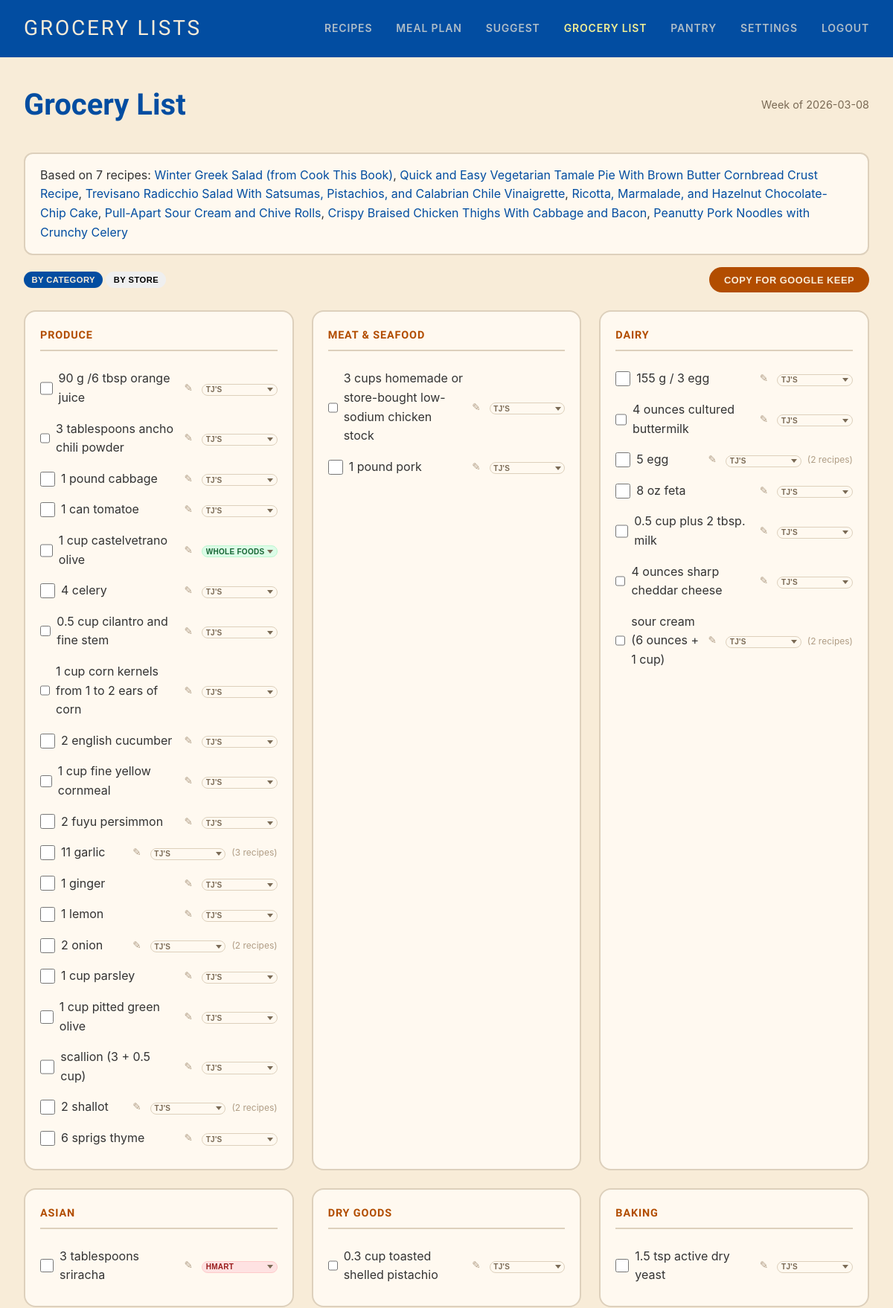
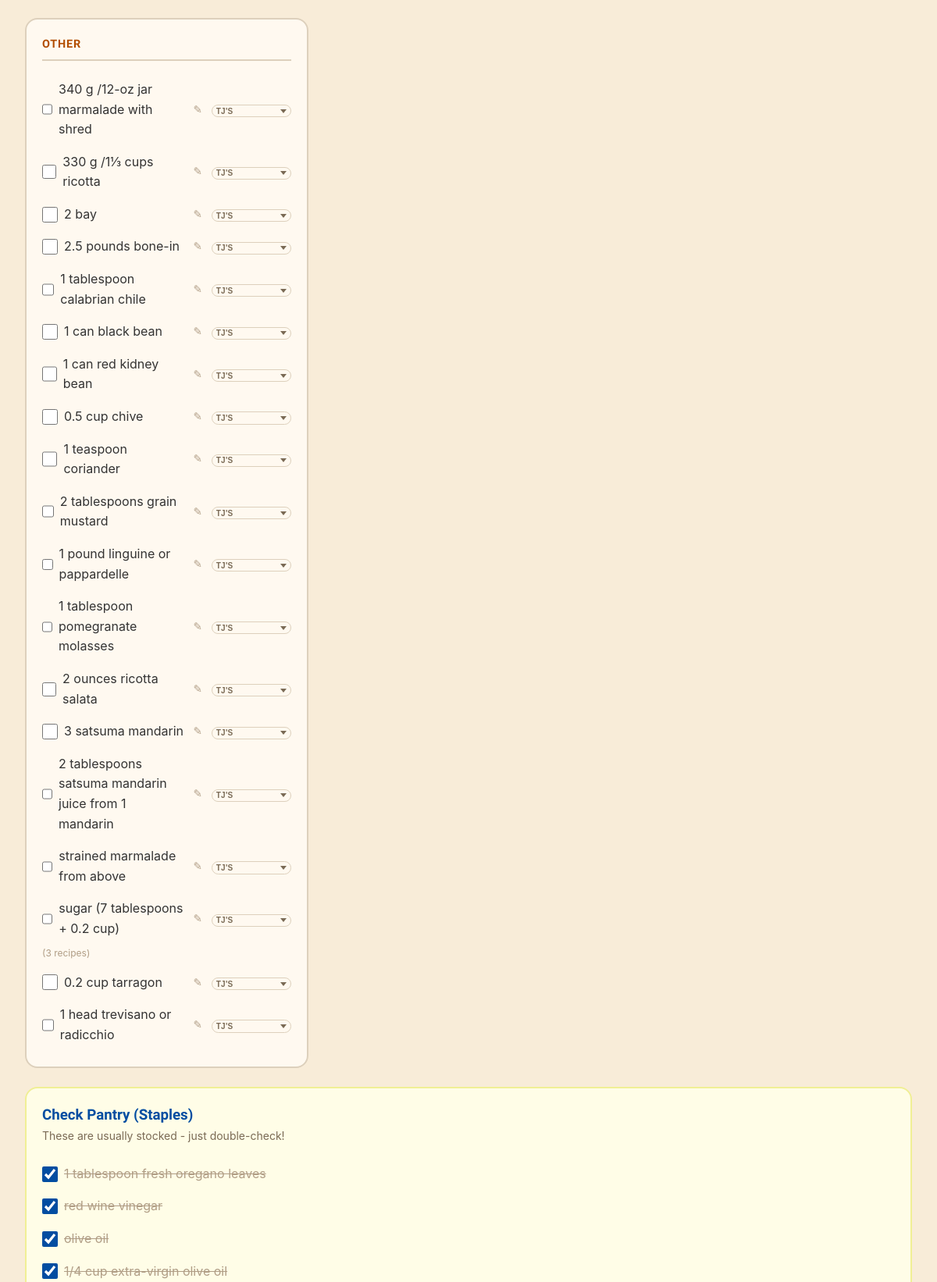
The page /grocery-list (signed in, upper part) on the database its author committed (2 pictures, top to bottom).
### tables this page shows
CREATE TABLE recipes (
            id INTEGER PRIMARY KEY AUTOINCREMENT,
            title TEXT NOT NULL,
            url TEXT,
            source TEXT,
            image_url TEXT,
            ingredients TEXT NOT NULL,  -- JSON array
            instructions TEXT,
            rating INTEGER DEFAULT 0,
            notes TEXT,
            tags TEXT,  -- JSON array
            date_added TEXT NOT NULL,
            last_made TEXT
        , is_favorite INTEGER DEFAULT 0);

CREATE TABLE ingredient_categories (
            id INTEGER PRIMARY KEY AUTOINCREMENT,
            pattern TEXT NOT NULL UNIQUE,
            category TEXT NOT NULL,
            store_preference TEXT
        );

CREATE TABLE ingredient_store_overrides (
            id INTEGER PRIMARY KEY AUTOINCREMENT,
            ingredient_pattern TEXT NOT NULL UNIQUE,
            store TEXT NOT NULL
        );

### app.py (the view)
@app.route('/grocery-list')
@login_required
def grocery_list():
    week_start = request.args.get('week', get_week_start())
    plan = get_meal_plan(week_start)
    if not plan:
        return render_template('grocery_list.html',
                             grocery_list=None, week_start=week_start, plan=[])
    already_generated = has_grocery_list_been_generated(week_start)
    grocery_data = generate_grocery_list(plan, apply_decrements=not already_generated)
    if not already_generated:
        mark_grocery_list_generated(week_start)
        record_pairings_from_meal_plan(week_start)
    return render_template('grocery_list.html',
                         grocery_list=grocery_data, week_start=week_start, plan=plan)

### app.py (called while the page is built)
def login_required(f):
    @wraps(f)
    def decorated(*args, **kwargs):
        if not session.get('authenticated'):
            return redirect(url_for('login', next=request.url))
        return f(*args, **kwargs)
    return decorated

### database.py (called while the page is built)
def get_db():
    conn = sqlite3.connect(DATABASE_PATH)
    conn.row_factory = sqlite3.Row
    return conn

def _row_to_recipe(row):
    return {
        'id': row['id'],
        'title': row['title'],
        'url': row['url'],
        'source': row['source'],
        'image_url': row['image_url'],
        'ingredients': json.loads(row['ingredients']),
        'instructions': row['instructions'],
        'rating': row['rating'],
        'notes': row['notes'],
        'tags': json.loads(row['tags']) if row['tags'] else [],
        'date_added': row['date_added'],
        'last_made': row['last_made'],
        'is_favorite': bool(row['is_favorite']) if row['is_favorite'] else False
    }

def get_staples():
    conn = get_db()
    cursor = conn.cursor()
    cursor.execute("SELECT * FROM pantry_staples ORDER BY category, ingredient_name")
    rows = cursor.fetchall()
    conn.close()
    return [dict(row) for row in rows]

def is_staple(ingredient_name):
    import re
    conn = get_db()
    cursor = conn.cursor()
    normalized = ingredient_name.lower().strip()
    cursor.execute(
        "SELECT 1 FROM pantry_staples WHERE LOWER(ingredient_name) = ?",
        (normalized,)
    )
    if cursor.fetchone():
        conn.close()
        return True
    cursor.execute("SELECT ingredient_name FROM pantry_staples")
    rows = cursor.fetchall()
    conn.close()
    for row in rows:
        staple = row['ingredient_name'].lower()
        if re.search(r'\b' + re.escape(staple) + r'\b', normalized):
            return True
    return False

def get_quantity_staple_by_name(ingredient_name):
    import re
    conn = get_db()
    cursor = conn.cursor()
    normalized = ingredient_name.lower().strip()
    cursor.execute(
        "SELECT * FROM pantry_staples WHERE track_quantity = 1 AND LOWER(ingredient_name) = ?",
        (normalized,)
    )
    row = cursor.fetchone()
    if row:
        conn.close()
        return dict(row)
    cursor.execute("SELECT * FROM pantry_staples WHERE track_quantity = 1")
    rows = cursor.fetchall()
    conn.close()
    for row in rows:
        staple = row['ingredient_name'].lower()
        if re.search(r'\b' + re.escape(staple) + r'\b', normalized):
            return dict(row)
    return None

### templates/grocery_list.html (shortened to what this page needs)
{% extends "base.html" %}
{% block content %}
<div class="page-header">
    <h1>Grocery List</h1>
    <p class="subtitle">Week of {{ week_start }}</p>
</div>
{% if not plan %}
<div class="empty-state">
    <img src="{{ url_for('static', filename='icons/Milk-Carton--Streamline-Plump.png') }}" alt="" class="empty-icon">
    <p>No recipes in your meal plan for this week.</p>
    <a href="{{ url_for('meal_plan', week=week_start) }}" class="btn btn-primary">Plan Your Meals</a>
</div>
{% else %}
<div class="grocery-header">
    <p>Based on {{ plan|length }} recipes:
        {% for recipe in plan %}
        <a href="{{ url_for('recipe_detail', recipe_id=recipe.id) }}">{{ recipe.title }}</a>{% if not loop.last %}, {% endif %}
        {% endfor %}
    </p>
</div>
<div class="grocery-controls">
    <div class="view-toggle">
        <button class="btn btn-small active" onclick="showView('category')">By Category</button>
        <button class="btn btn-small" onclick="showView('store')">By Store</button>
    </div>
    <button class="btn btn-primary" onclick="copyToClipboard()">Copy for Google Keep</button>
</div>
<div id="category-view" class="grocery-view">
    {% for category, items in grocery_list.by_category.items() %}
    <div class="grocery-category">
        <h3>{{ category }}</h3>
        <ul class="grocery-items">
            {% for item in items %}
            <li class="grocery-item">
                <label>
                    <input type="checkbox" class="grocery-checkbox">
                    <span class="item-text{% if item.has_name_override %} name-corrected{% endif %}">{{ item.display if item.display else item.name }}</span>
                </label>
                <button type="button" class="name-edit-btn" onclick="toggleNameEdit('cat-{{ category|replace(' ', '')|replace('&', '') }}-{{ loop.index0 }}')" title="Edit ingredient name">&#9998;</button>
                <form method="POST" action="{{ url_for('set_grocery_store') }}" class="store-select-form">
                    <select name="store" class="store-select store-select-{{ item.store|lower|replace(' ', '-')|replace("'", '') }}" onchange="this.form.submit()">
                        <option value="Trader Joe's" {% if item.store == "Trader Joe's" %}selected{% endif %}>TJ's</option>
                        <option value="Whole Foods" {% if item.store == "Whole Foods" %}selected{% endif %}>Whole Foods</option>
                        <option value="HMart" {% if item.store == "HMart" %}selected{% endif %}>HMart</option>
                    </select>
                </form>
                {% if item.recipes|length > 1 %}
                <span class="recipe-count">({{ item.recipes|length }} recipes)</span>
                {% endif %}
            </li>
            {% endfor %}
        </ul>
    </div>
    {% endfor %}
</div>
{% if grocery_list.staples_to_check %}
<div class="grocery-section staples">
    <h3>Check Pantry (Staples)</h3>
    <p class="section-note">These are usually stocked - just double-check!</p>
    <ul class="grocery-items">
        {% set seen = [] %}
        {% for item in grocery_list.staples_to_check %}
        {% if item.name|lower not in seen %}
        <li class="grocery-item staple">
            <label>
                <input type="checkbox" class="grocery-checkbox" checked>
                <span class="item-text">{{ item.raw }}</span>
            </label>
        </li>
        {% set _ = seen.append(item.name|lower) %}
        {% endif %}
        {% endfor %}
    </ul>
</div>
{% endif %}
{% endif %}
{% endblock %}

### static/style.css (style rules this page uses)
* { box-sizing: border-box; margin: 0; padding: 0; }
body { font-family: -apple-system, BlinkMacSystemFont, 'Segoe UI', Roboto, Oxygen, Ubuntu, sans-serif; line-height: 1.6; color: #333; background: #F8ECD8; }
a { color: #024DA1; text-decoration: none; }
h1, h2, h3 { color: #024DA1; font-family: 'Baumans', -apple-system, BlinkMacSystemFont, sans-serif; }
.btn { display: inline-block; padding: 0.6rem 1.25rem; border-radius: 30px; border: none; cursor: pointer; font-size: 0.8rem; font-weight: 700; text-transform: uppercase; letter-spacing: 0.04em; transition: all 0.25s; text-align: center; }
.btn-primary { background: #B24D00; color: #F8ECD8; }
.btn-small { padding: 0.3rem 0.65rem; font-size: 0.7rem; }
.page-header { display: flex; justify-content: space-between; align-items: center; margin-bottom: 2rem; flex-wrap: wrap; gap: 1rem; }
.page-header h1 { font-size: 2.5rem; }
.subtitle { color: #7a6a55; font-size: 0.9rem; }
.grocery-header { background: #FFF9F0; padding: 1rem 1.25rem; border-radius: 12px; margin-bottom: 1rem; border: 2px solid #DDD0BC; }
.grocery-controls { display: flex; justify-content: space-between; align-items: center; margin-bottom: 1.5rem; flex-wrap: wrap; gap: 1rem; }
.view-toggle { display: flex; gap: 0.25rem; }
.view-toggle .btn.active { background: #024DA1; color: #F8ECD8; }
.grocery-view { display: grid; grid-template-columns: repeat(auto-fill, minmax(300px, 1fr)); gap: 1.5rem; }
.grocery-category, .grocery-store { background: #FFF9F0; padding: 1.25rem; border-radius: 16px; border: 2px solid #DDD0BC; }
.grocery-category h3, .grocery-store h3 { font-size: 0.9rem; color: #B24D00; text-transform: uppercase; letter-spacing: 0.06em; font-weight: 700; margin-bottom: 1rem; padding-bottom: 0.5rem; border-bottom: 2px solid #DDD0BC; }
.grocery-items { list-style: none; }
.grocery-item { padding: 0.5rem 0; display: flex; align-items: center; gap: 0.5rem; flex-wrap: wrap; }
.grocery-item label { display: flex; align-items: center; gap: 0.5rem; flex: 1; cursor: pointer; }
.grocery-checkbox { width: 1.25rem; height: 1.25rem; accent-color: #024DA1; }
.grocery-checkbox:checked + .item-text { text-decoration: line-through; color: #B09D85; }
.recipe-count { font-size: 0.75rem; color: #B09D85; }
.grocery-section { background: #FFF9F0; padding: 1.25rem; border-radius: 16px; margin-top: 1.5rem; border: 2px solid #DDD0BC; }
.grocery-section.staples { background: #FFFDE7; border-color: #F0EF95; }
.section-note { font-size: 0.875rem; color: #7a6a55; margin-bottom: 1rem; }
.staple .item-text { color: #7a6a55; }
.store-select-form { display: inline; }
.store-select { font-size: 0.625rem; padding: 0.1rem 0.3rem; border-radius: 30px; border: 1.5px solid #DDD0BC; background: #FFF9F0; color: #7a6a55; font-weight: 700; text-transform: uppercase; letter-spacing: 0.03em; cursor: pointer; appearance: none; -webkit-appearance: none; padding-right: 1rem; background-repeat: no-repeat; background-position: right 0.3rem center; }
.store-select-whole-foods { background-color: #dcfce7; color: #166534; border-color: #bbf7d0; }
.store-select-hmart { background-color: #fee2e2; color: #991b1b; border-color: #fecaca; }
.name-edit-btn { background: none; border: none; cursor: pointer; font-size: 0.85rem; color: #B09D85; padding: 0.1rem 0.25rem; line-height: 1; border-radius: 4px; transition: color 0.2s, background 0.2s; }

### rows shown on the page
recipes: title "Winter Greek Salad (from Cook This Book)", raw "1 tablespoon fresh oregano leaves", raw "red wine vinegar", raw "olive oil"
recipes: title "Quick and Easy Vegetarian Tamale Pie With Brown Butter Cornbread Crust Recipe", raw "1/4 cup extra-virgin olive oil"
recipes: title "Trevisano Radicchio Salad With Satsumas, Pistachios, and Calabrian Chile Vinaigrette"
recipes: title "Ricotta, Marmalade, and Hazelnut Chocolate-Chip Cake"
recipes: title "Pull-Apart Sour Cream and Chive Rolls"
recipes: title "Crispy Braised Chicken Thighs With Cabbage and Bacon"
recipes: title "Peanutty Pork Noodles with Crunchy Celery"
ingredient_categories: display "90 g /6 tbsp orange juice", store "TJ's"
ingredient_categories: display "3 tablespoons ancho chili powder", store "TJ's"
ingredient_categories: display "1 pound cabbage", store "TJ's"
ingredient_categories: display "1 can tomatoe", store "TJ's"
ingredient_store_overrides: store "Whole Foods"
ingredient_categories: display "4 celery", store "TJ's"
ingredient_categories: display "0.5 cup cilantro and fine stem", store "TJ's"
ingredient_categories: display "1 cup corn kernels from 1 to 2 ears of corn", store "TJ's", display "1 cup fine yellow cornmeal"
ingredient_categories: display "2 english cucumber", store "TJ's"
ingredient_categories: display "2 fuyu persimmon", store "TJ's"
ingredient_categories: display "11 garlic", store "TJ's", recipes|length "3"
ingredient_categories: display "1 ginger", store "TJ's"
ingredient_categories: display "1 lemon", store "TJ's"
ingredient_categories: display "2 onion", store "TJ's", recipes|length "2"
ingredient_categories: display "1 cup parsley", store "TJ's"
ingredient_categories: display "1 cup pitted green olive", store "TJ's"
ingredient_categories: display "scallion (3 + 0.5 cup)", store "TJ's"
ingredient_categories: display "2 shallot", store "TJ's", recipes|length "2"
ingredient_categories: display "6 sprigs thyme", store "TJ's"
ingredient_categories: display "3 cups homemade or store-bought low-sodium chicken stock", store "TJ's"
ingredient_categories: display "1 pound pork", store "TJ's"
ingredient_categories: display "155 g / 3 egg", store "TJ's", display "5 egg", recipes|length "2"
ingredient_categories: display "4 ounces cultured buttermilk", store "TJ's", display "0.5 cup plus 2 tbsp. milk"
ingredient_categories: display "8 oz feta", store "TJ's"
ingredient_categories: display "4 ounces sharp cheddar cheese", store "TJ's"
ingredient_categories: display "sour cream (6 ounces + 1 cup)", store "TJ's", recipes|length "2"
ingredient_categories: display "3 tablespoons sriracha", store "HMart"
ingredient_categories: display "0.3 cup toasted shelled pistachio", store "TJ's"
ingredient_categories: display "1.5 tsp active dry yeast", store "TJ's"

### other values the page prints
{{ week_start }} "2026-03-08"
{{ plan|length }} "7"
{{ category }} "PRODUCE" "MEAT & SEAFOOD" "DAIRY" "ASIAN" "DRY GOODS" "BAKING" "OTHER"
{{ item.display if item.display else item.name }} "1 cup castelvetrano olive" "340 g /12-oz jar marmalade with shred" "330 g /1⅓ cups ricotta" "2 bay" "2.5 pounds bone-in" "1 tablespoon calabrian chile" "1 can black bean" "1 can red kidney bean" "0.5 cup chive" "1 teaspoon coriander" "2 tablespoons grain mustard" "1 pound linguine or pappardelle" "1 tablespoon pomegranate molasses" "2 ounces ricotta salata" "3 satsuma mandarin" "2 tablespoons satsuma mandarin juice from 1 mandarin" "strained marmalade from above" "sugar (7 tablespoons + 0.2 cup)" "0.2 cup tarragon" "1 head trevisano or radicchio"
{{ item.recipes|length }} "3"
